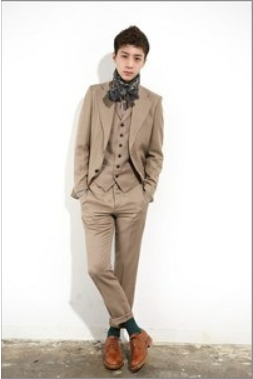
#> input picture data/handsomeboy.png, 253 x 379 px
$ python '5_局部直方图均衡化.py'
#> lines starting #> are read from the running program, lines starting #| are printed output that depends on the picture
import cv2 as cv
import matplotlib.pyplot as plt
import numpy as np


def globalEqualHist(image):
    dst = cv.equalizeHist(image)
    return dst

def localEqualHist(image):
    clahe = cv.createCLAHE(clipLimit=5, tileGridSize=(7,7))
    dst = clahe.apply(image)
    return dst


img = cv.imread("./data/handsomeboy.png", 0)
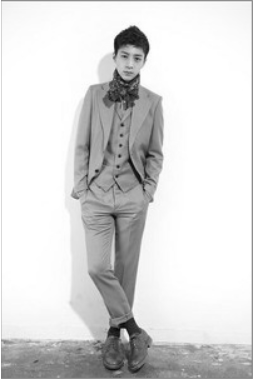
#> img: shape (379, 253); min 7, max 255, mean 216.9
img1 = globalEqualHist(img)
#> in globalEqualHist, `dst = cv.equalizeHist(image)`:
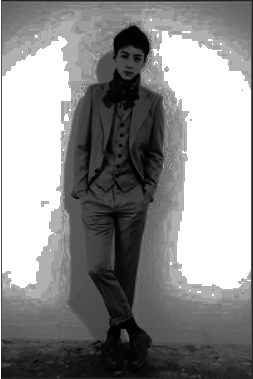
#> dst: shape (379, 253); min 0, max 255, mean 141.5
img2 = localEqualHist(img)
#> in localEqualHist, `dst = clahe.apply(image)`:
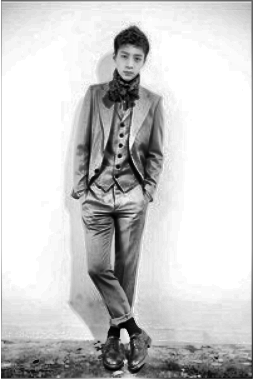
#> dst: shape (379, 253); min 0, max 255, mean 203.4

plt.subplot(131), plt.imshow(img, "gray")
plt.subplot(132), plt.imshow(img1, "gray")
plt.subplot(133), plt.imshow(img2, "gray")

plt.show()
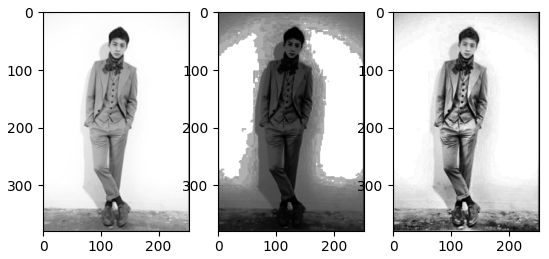
#> figure drawn by matplotlib, 3 panels
